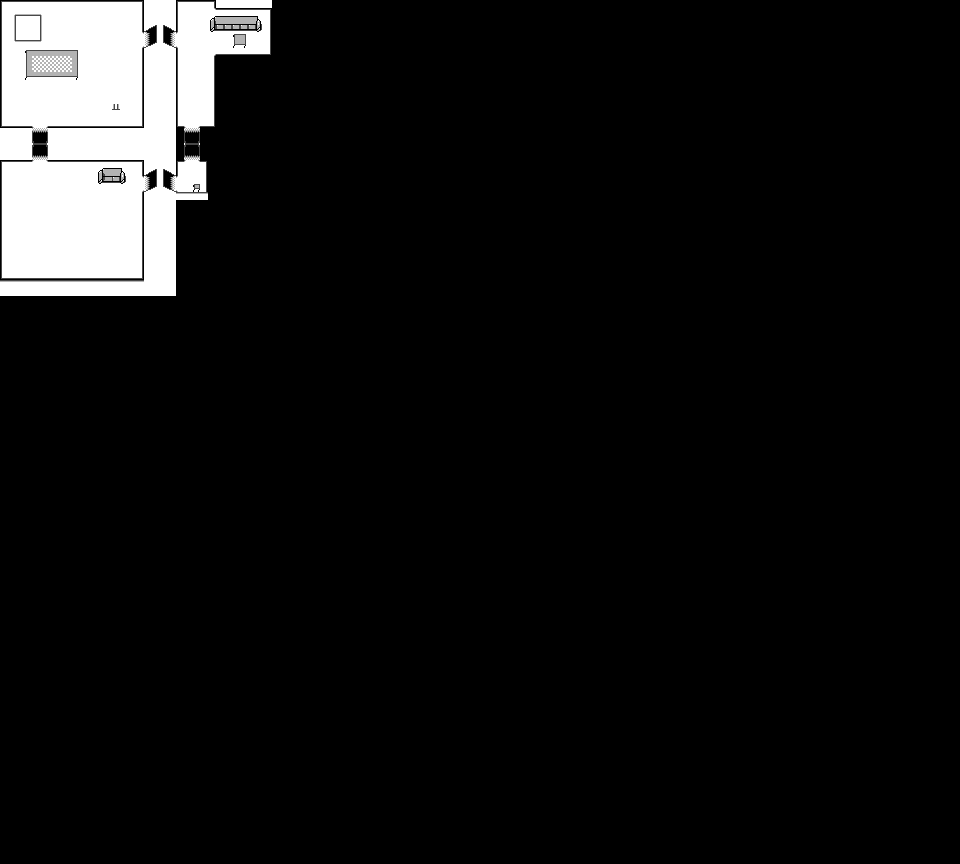

This is a level from a 2D game, rendered from its Tiled map with the project's own tilesets. A one-line summary and the map file follow, with tile-layer data summarised:
An orthogonal 120x108 tile map with 8x8 px tiles, 2 tile layers (TileMap, WallMap).

<map version="1.2" tiledversion="1.2.4" orientation="orthogonal" renderorder="right-down" width="120" height="108" tilewidth="8" tileheight="8" infinite="0" nextlayerid="3" nextobjectid="1">
 <tileset firstgid="1" source="BgTilePattern.tsx" />
 <layer id="1" name="TileMap" width="120" height="108">
  <data>[12960 cells, 971 non-empty, 56 distinct tile ids]</data>
 </layer>
 <layer id="2" name="WallMap" width="120" height="108">
  <data>[12960 cells, 0 non-empty, 0 distinct tile ids]</data>
 </layer>
</map>